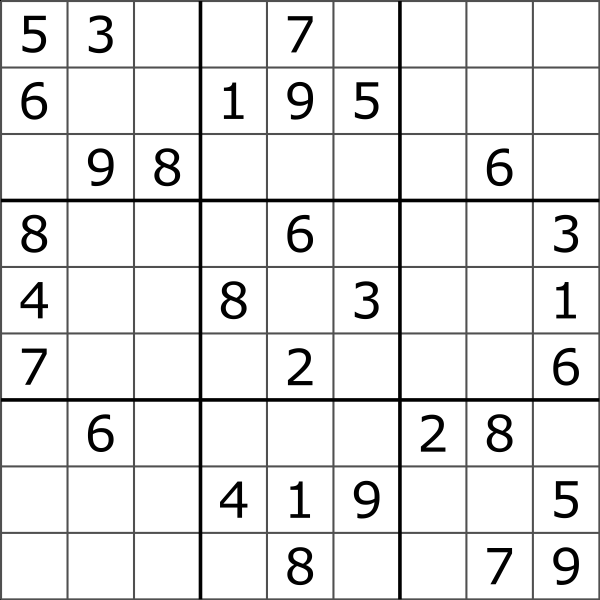
//> input picture sudoku2.png, 1200 x 1200 px (shown at 1/2 size)
$ ./sudoku   (built with g++ and OpenCV 4)
//> lines starting //> are read from the running program, lines starting //| are printed output that depends on the picture; after the words box and inside, x2 and y2 are one past the last pixel; in counts of white or black regions, pixels touching at a corner belong together
### include/griddetector.h
#include <stdio.h>
#include <vector>
//#include <iostream>
//#include <cv.h>
#include <opencv2/opencv.hpp>
#include <highgui.h>

namespace gd
{
  cv::Mat findLargestBlob(cv::Mat outerBox);
  void mergeRelatedLines(std::vector<cv::Vec2f> *lines, cv::Mat &img);

  void drawLine(cv::Vec2f line, cv::Mat &img, cv::Scalar rgb);
  cv::Mat warpImage(cv::Mat &img, std::vector<cv::Point> edgePoints, int maxLength);
  std::vector<cv::Point> findCornerPoints(cv::Mat &outerBox, std::vector<cv::Vec2f> lines);
  int findMaxLength(std::vector<cv::Point> points);
}

### include/solver.h
#include <stdio.h>
#include <vector>
#include <iostream>

namespace ss
{
  bool solve(std::vector<std::vector<int>> &puzzle);
  bool violation(std::vector<std::vector<int>>, int newValue, int i, int j);
  bool complete(std::vector<std::vector<int>> puzzle);
  void printPuzzle(std::vector<std::vector<int>> puzzle);
}

### digitrecognizer.h
#include <cv.h>
#include <highgui.h>
#include <stdio.h>
#include <opencv2/opencv.hpp>

#include <ml.h>

using namespace cv;
#define MAX_NUM_IMAGES    60000
class DigitRecognizer
{
public:
    DigitRecognizer();

    ~DigitRecognizer();

    bool train(char* trainPath, char* labelsPath);

    int classify(Mat img);

private:
    Mat preprocessImage(Mat img);

    int readFlippedInteger(FILE *fp);

private:
    ml::KNearest    *knn;
    int numRows, numCols, numImages;

};

### src/griddetector.cpp
#include "griddetector.h"

namespace gd
{

int findMaxLength(std::vector<cv::Point> points){

  cv::Point ptTopLeft = points[0];
  cv::Point ptTopRight = points[1];
  cv::Point ptBottomRight = points[2];
  cv::Point ptBottomLeft = points[3];

  int maxLength = (ptBottomLeft.x-ptBottomRight.x)*(ptBottomLeft.x-ptBottomRight.x) + (ptBottomLeft.y-ptBottomRight.y)*(ptBottomLeft.y-ptBottomRight.y);
  int temp = (ptTopRight.x-ptBottomRight.x)*(ptTopRight.x-ptBottomRight.x) + (ptTopRight.y-ptBottomRight.y)*(ptTopRight.y-ptBottomRight.y);

  if(temp>maxLength)
  {
    maxLength = temp;
  }

  temp = (ptTopRight.x-ptTopLeft.x)*(ptTopRight.x-ptTopLeft.x)+(ptTopRight.y-ptTopLeft.y)*(ptTopRight.y-ptTopLeft.y);

  if(temp>maxLength)
    {
      maxLength = temp;
    }

    temp = (ptBottomLeft.x-ptTopLeft.x)*(ptBottomLeft.x-ptTopLeft.x) + (ptBottomLeft.y-ptTopLeft.y)*(ptBottomLeft.y-ptTopLeft.y);

    if(temp>maxLength)
    {
      maxLength = temp;
    }

    maxLength = sqrt((double)maxLength);

    return maxLength;
}

/*
  findCornerPoints: finds the 4 corner points of the sudoku puzzle from the Hough transform lines

  params:
    outerBox- the image of the box outlining the sudoku grid
    lines- lines of the sudoku grid generated by the Hough transform

  return:
    points- vector of the 4 corner points
*/
std::vector<cv::Point> findCornerPoints(cv::Mat &outerBox, std::vector<cv::Vec2f> lines)
{
  cv::Vec2f topEdge = cv::Vec2f(1000,1000); double topYIntercept = 100000, topXIntercept=0;
  cv::Vec2f bottomEdge = cv::Vec2f(-1000,-1000); double bottomYIntercept = 0, bottomXIntercept=0;
  cv::Vec2f leftEdge = cv::Vec2f(1000,1000); double leftXIntercept = 100000, leftYIntercept=0;
  cv::Vec2f rightEdge = cv::Vec2f(-1000,-1000); double rightXIntercept = 0, rightYIntercept=0;


  for(int i=0; i<lines.size();i++)
  {
    cv::Vec2f current = lines[i];

    float p = current[0];
    float theta = current[1];

    //if line is merged into other line, skip
    if(p==0 && theta==-100)
    {
      continue;
    }

    double xIntercept, yIntercept;

    //calculate x and y intercepts
    xIntercept = p/cos(theta);
    yIntercept = p/(cos(theta)*sin(theta));

    if(theta>CV_PI*80/180 && theta<CV_PI*100/180)
    {
      if(p<topEdge[0])
      {
        topEdge = current;

      }

      if(p>bottomEdge[0])
      {
        bottomEdge = current;
      }
    }
    else if(theta <CV_PI*10/180 || theta>CV_PI*170/180)
    {
      if(xIntercept>rightXIntercept)
      {
        rightEdge = current;
        rightXIntercept = xIntercept;
      }
      else if(xIntercept <= leftXIntercept)
      {
        leftEdge = current;
        leftXIntercept = xIntercept;
      }
    }
  }

// [8 lines of commented-out code are left out]


  cv::Point left1, left2, right1, right2, bottom1, bottom2, top1, top2;

  int height = outerBox.size().height;
  int width = outerBox.size().width;

  if(leftEdge[1]!=0)
  {
    left1.x = 0;
    left1.y = leftEdge[0]/sin(leftEdge[1]);

    left2.x = width;
    left2.y = -left2.x/tan(leftEdge[1]) + left1.y;

  }
  else
  {
    left1.y = 0;
    left1.x = leftEdge[0]/cos(leftEdge[1]);

    left2.y = height;
    left2.x = left1.x - height*tan(leftEdge[1]);
  }

  if(rightEdge[1]!=0)
  {
    right1.x = 0;
    right1.y = rightEdge[0]/sin(rightEdge[1]);

    right2.x = width;
    right2.y = -right2.x/tan(rightEdge[1]) + right1.y;

  }
  else
  {
    right1.y = 0;
    right1.x = rightEdge[0]/cos(rightEdge[1]);

    right2.y = height;
    right2.x = right1.x - height*tan(rightEdge[1]);
  }

  bottom1.x = 0;
  bottom1.y = bottomEdge[0]/sin(bottomEdge[1]);

  bottom2.x = width;
  bottom2.y = -bottom2.x/tan(bottomEdge[1]) + bottom1.y;

  top1.x = 0;
  top1.y = topEdge[0]/sin(topEdge[1]);

  top2.x = width;
  top2.y = -top2.x/tan(topEdge[1]) + top1.y;

 // Next, we find the intersection of  these four lines

  double leftA = left2.y - left1.y;
  double leftB = left1.x - left2.x;
  double leftC = leftA*left1.x + leftB*left1.y;

  double rightA = right2.y - right1.y;
  double rightB = right1.x - right2.x;
  double rightC = rightA*right1.x +rightB*right1.y;

  double topA = top2.y - top1.y;
  double topB = top1.x - top2.x;
  double topC = topA*top1.x + topB*top1.y;

  double bottomA = bottom2.y - bottom1.y;
  double bottomB = bottom1.x - bottom2.x;
  double bottomC = bottomA*bottom1.x + bottomB*bottom1.y;

  //Intersection of top and left
  double detTopLeft = leftA*topB - leftB*topA;

  CvPoint ptTopLeft = cvPoint((topB*leftC - leftB*topC)/detTopLeft, (leftA*topC - topA*leftC)/detTopLeft);

  // Intersection of top and right
  double detTopRight = rightA*topB - rightB*topA;

  CvPoint ptTopRight = cvPoint((topB*rightC-rightB*topC)/detTopRight, (rightA*topC-topA*rightC)/detTopRight);

  // Intersection of right and bottom
  double detBottomRight = rightA*bottomB - rightB*bottomA;
  CvPoint ptBottomRight = cvPoint((bottomB*rightC-rightB*bottomC)/detBottomRight, (rightA*bottomC-bottomA*rightC)/detBottomRight);// Intersection of bottom and left

  //Intersection of left and bottom
  double detBottomLeft = leftA*bottomB-leftB*bottomA;
  CvPoint ptBottomLeft = cvPoint((bottomB*leftC-leftB*bottomC)/detBottomLeft, (leftA*bottomC-bottomA*leftC)/detBottomLeft);


  std::vector<cv::Point> points;
  points.push_back(ptTopLeft);
  points.push_back(ptTopRight);
  points.push_back(ptBottomRight);
  points.push_back(ptBottomLeft);

 return points;
}

/*
  warpImage: warps the original image to make its 4 corners the 4 corners of the new image

  params:
    img- the original image to be warped
    cornerPoints- the 4 corner points of the puzzle
    maxLength- the longest side of the puzzle
*/
  cv::Mat warpImage(cv::Mat &img, std::vector<cv::Point> cornerPoints, int maxLength)
  {
    cv::Point2f src[4], dst[4];

    src[0] = cornerPoints[0]; dst[0] = cv::Point2f(0,0);
    src[1] = cornerPoints[1]; dst[1] = cv::Point2f(maxLength-1,0);
    src[2] = cornerPoints[2]; dst[2] = cv::Point2f(maxLength-1, maxLength-1);
    src[3] = cornerPoints[3]; dst[3] = cv::Point2f(0, maxLength-1);

    cv::Mat unwarped = cv::Mat(cv::Size(maxLength, maxLength), CV_8UC1);
    cv::warpPerspective(img, unwarped, cv::getPerspectiveTransform(src, dst), cv::Size(maxLength, maxLength));

    return unwarped;
  }


  /*
    findLargestBlob: find the largest area that represents the sudoku puzzle. Do this by floodfilling any contours white and the center of the spaces as black. The final result is a 9x9 grid on a black background.

    params:
      outerBox- is the image to find the blob in

    returns:
      outerBox- the image of the 9x9 white grid on a black background
  */
  cv::Mat findLargestBlob(cv::Mat outerBox)
  {
    int count = 0;
    int max = -1;

    cv::Point maxPt;

    for(int y = 0; y<outerBox.size().height;y++)
    {
      uchar *row = outerBox.ptr(y);
      for(int x = 0; x<outerBox.size().width;x++)
      {
        if(row[x]>=128)
        {
          int area = cv::floodFill(outerBox, cv::Point(x,y), CV_RGB(0,0,64));

          if(area>max)
          {
            maxPt = cv::Point(x,y);
            max = area;
          }
        }

      }

    }

    cv::floodFill(outerBox, maxPt, CV_RGB(255, 255, 255));

    for(int y = 0; y<outerBox.size().height;y++)
    {
      uchar *row = outerBox.ptr(y);
      for(int x = 0; x<outerBox.size().width; x++)
      {
        if(row[x] ==64 && x!=maxPt.x && y!=maxPt.y)
        {
          int area = cv::floodFill(outerBox, cv::Point(x,y), CV_RGB(0,0,0));
        }
      }
    }

    return outerBox;
  }


/*
  mergeRelatedLines: The Hough transform returns a lot of possible lines.  We want to reduce the number of lines by averaging similar lines together.

  Params:
    lines- a pointer to a vector of lines the Hough tranform created
    img- the address of the image the lines come from, necessary for knowing size and width of area

  Returns:
    void, but the lines vector will now have merged lines
*/
void mergeRelatedLines(std::vector<cv::Vec2f> *lines, cv::Mat &img)
{
  std::vector<cv::Vec2f>::iterator current;

  for(current=lines->begin();current!=lines->end();current++)
  {
    //if line has already been merged, skip it
    if((*current)[0]==0 && (*current)[1]==-100) continue;

    float p1 = (*current)[0];
    float theta1 = (*current)[1];

    cv::Point pt1current, pt2current;
    if(theta1>CV_PI*45/180 && theta1<CV_PI*135/180)
    {
      pt1current.x = 0;
      pt1current.y = p1/sin(theta1);

      pt2current.x = img.size().width;
      pt2current.y = -pt2current.x/tan(theta1) + p1/sin(theta1);
    }
    else
    {
      pt1current.y = 0;
      pt1current.x = p1/cos(theta1);

      pt2current.y = img.size().height;
      pt2current.x = -pt2current.y/tan(theta1) + p1/cos(theta1);
    }

    std::vector<cv::Vec2f>::iterator pos;
    for(pos=lines->begin();pos!=lines->end();pos++)
    {
      //if they are the same line, skip it
      if(*current == *pos) continue;

      if(fabs((*pos)[0]-(*current)[0])<20 && fabs((*pos)[1]-(*current)[1])<CV_PI*10/180)
      {
        float p =(*pos)[0];
        float theta = (*pos)[1];

        cv::Point pt1, pt2;
        if((*pos)[1]>CV_PI*45/180 && (*pos)[1]<CV_PI*135/180)
        {
          pt1.x = 0;
          pt1.y = p/sin(theta);

          pt2.x = img.size().width;
          pt2.y = -pt2.x/tan(theta) + p/sin(theta);
        }
        else
        {
          pt1.y = 0;
          pt1.x = p/cos(theta);

          pt2.y = img.size().height;
          pt2.x = -pt2.y/tan(theta) + p/cos(theta);
        }

        if(((double)(pt1.x-pt1current.x)*(pt1.x-pt1current.x) + (pt1.y-pt1current.y)*(pt1.y-pt1current.y)<64*64) &&
            ((double)(pt2.x-pt2current.x)*(pt2.x-pt2current.x) + (pt2.y-pt2current.y)*(pt2.y-pt2current.y)<64*64))
        {
          //merge the two lines
          (*current)[0] = ((*current)[0]+(*pos)[0])/2;
          (*current)[1] = ((*current)[1]+(*pos)[1])/2;

          (*pos)[0] = 0;
          (*pos)[1] = -100;

        }

      }
    }
  }

}

  /*
    drawLine(Vec2f line. Mat &img, Scalar rgb)
    Draws a line onto a given image with a given color

    Params:
      line- line to be drawn given in normal form
      img- img line is being drawn on
      rgb- color of line

    Return:
      void, but draws the lines on the given image
  */
  void drawLine(cv::Vec2f line, cv::Mat &img, cv::Scalar rgb = CV_RGB(0,0,255))
  {
    //If the line is not vertical, find the slope and y intercept and drawn the line
    //If the line is vertical, draw a vertical line
    if(line[1]!=0)
    {
      float m = -1/tan(line[1]);
      float c = line[0]/sin(line[1]);

      cv::line(img, cv::Point(0,c), cv::Point(img.size().width, m*img.size().width+c), rgb);
    }
    else
    {
      cv::line(img, cv::Point(line[0], 0), cv::Point(line[0], img.size().height),rgb);
    }
  }
}

### digitrecognizer.cpp
#include "digitrecognizer.h"

DigitRecognizer::DigitRecognizer()
{
  knn = new ::ml::KNearest();

}

DigitRecognizer::~DigitRecognizer()
{
  delete knn;
}

/*
  readFlippedInteger: Reads an integer in reverse bit order

  *Intel processors read a different "endian" format from the MNIST dataset.
    This means in order to read an integer in the MNIST dataset, you must flp the order of the bits

  params:
    fp is the file with the integer to be flipped

  return:
    the integer value of the flipped bits
*/
// [15 lines left out: function readFlippedInteger, not called in this run]

/*
  train: reads in the MNIST images and labels to train the OpenCV KNN classifier

  params:
    trainPath- pointer to training data
    labelsPath- pointer to training labels

  return:
    true if trained properly, false otherwise
*/

// [61 lines left out: function train, not called in this run]

/*
  classify: Given an image, classify the image as an integer

  params;
    img- openCV matrix image to be classified

  returns:
    integer the matrix is classified as
*/

// [5 lines left out: function classify, not called in this run]

/*
  preprocessImage: using KNN on raw image doesn't provide accurate classification results
                  Instead we will center the digit to be similar to the MNIST dataset

  params:
    img- openCV matrix image to be preprocessed before being classified

  returns:
    img- openCV matrix centered ready to be classified
*/

// [90 lines left out: function preprocessImage, not called in this run]

### src/sudoku.cpp
#include <stdio.h>
#include <opencv2/opencv.hpp>
#include <highgui.h>
#include <vector>

#include "digitrecognizer.h"
#include "solver.h"
#include "griddetector.h"

using namespace cv;
using namespace std;

int main()
{

	//read in the sudoku image
	Mat original = imread("../sudoku2.png", 0);
//> original is the input picture: 1200 rows x 1200 cols, CV_8UC1; min 0, max 255, mean 231.9

	//create an outer box container the same size as the sudoku image
	Mat outerBox = Mat(original.size(), CV_8UC1);
	Mat blurred = Mat(original.size(), CV_8UC1);

	//return error if sudoku image not found
	if (!original.data)
	{
		printf("No image data \n");
		return -1;
	}
 	namedWindow("Display window", WINDOW_AUTOSIZE);
  imshow("Display window", original);
	waitKey(0);


	//PREPROCESSING//////////////////////////////////////////
	//Gaussian blur to smooth the image to make grid line extraction easier
	GaussianBlur(original, blurred, Size(11,11), 0);
 	namedWindow("Display window", WINDOW_AUTOSIZE);
  imshow("Display window", blurred);
	waitKey(0);


	//Adaptive threshold used to achieve more accurate threshold by setting threshold as mean level in 5x5 pixel window
	adaptiveThreshold(blurred, outerBox, 255, ADAPTIVE_THRESH_MEAN_C, THRESH_BINARY, 5, 2);
//> outerBox: 1200 rows x 1200 cols, CV_8UC1; 89.4% white; 31 black regions, largest, box (x1, y1, x2, y2) and area: (0, 0, 1200, 1200) 109533, (309, 297, 360, 372) 1740, (43, 430, 94, 505) 1739

	//invert the threshold image to set areas of interest to white
	bitwise_not(outerBox, outerBox);
 	namedWindow("Display window", WINDOW_AUTOSIZE);
  imshow("Display window", outerBox);
	waitKey(0);


	//Dilate the image to smooth any discontinuities on lines caused by thresholding operation
	Mat kernel = (Mat_<uchar>(3,3) <<0,1,0,1,1,1,0,1,0);
	dilate(outerBox, outerBox, kernel);
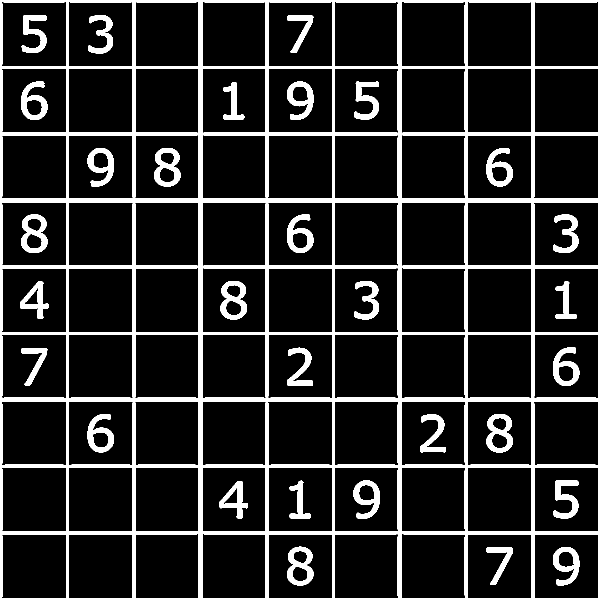
//> outerBox: 1200 rows x 1200 cols, CV_8UC1 (shown at 1/2 size); 14.1% white; 31 white regions, largest, box (x1, y1, x2, y2) and area: (0, 0, 1200, 1200) 150845, (42, 429, 95, 506) 2120, (308, 296, 361, 373) 2119

  //Find the largest object in the image
  outerBox = gd::findLargestBlob(outerBox);
//> after the loop in findLargestBlob, `for(int y = 0; y<outerBox.size().height;y++)`:
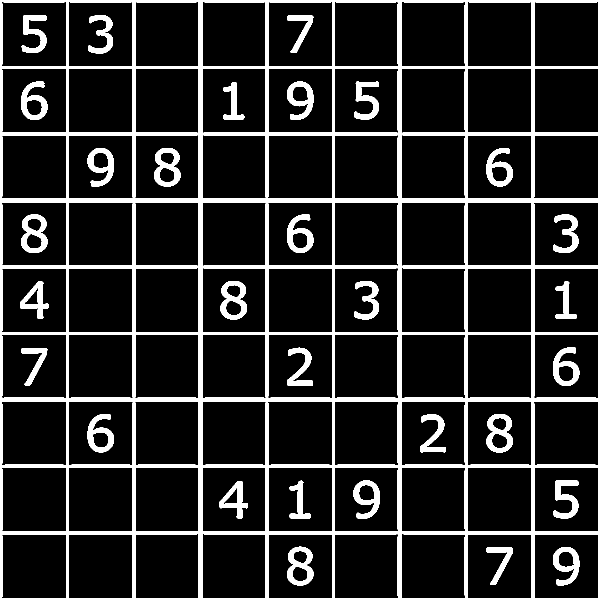
//> outerBox: 1200 rows x 1200 cols, CV_8UC1 (shown at 1/2 size); values 0 (black) and 64 (white), 14.1% white; 31 white regions, largest, box (x1, y1, x2, y2) and area: (0, 0, 1200, 1200) 150845, (42, 429, 95, 506) 2120, (308, 296, 361, 373) 2119
//> after the loop in findLargestBlob, `for(int y = 0; y<outerBox.size().height;y++)`: max = 150845
//> after the loop in findLargestBlob, `for(int y = 0; y<outerBox.size().height;y++)`:
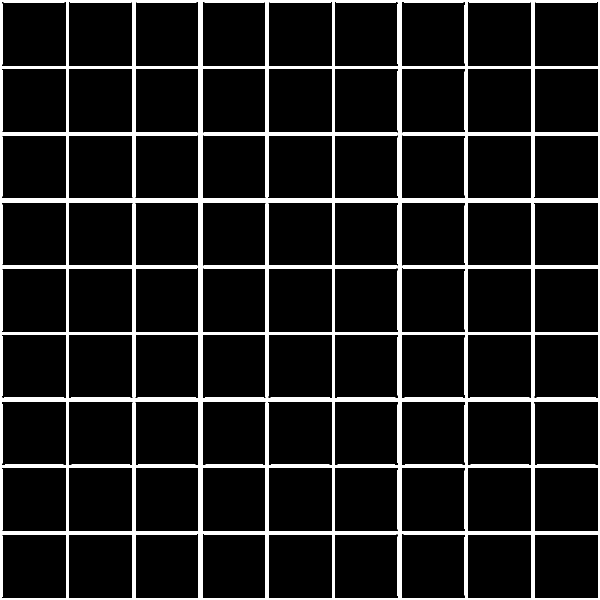
//> outerBox: 1200 rows x 1200 cols, CV_8UC1 (shown at 1/2 size); 10.5% white; 1 white region, box (x1, y1, x2, y2) and area: (0, 0, 1200, 1200) 150845

  //Erode the image to counter the previous dilate operation
	erode(outerBox, outerBox, kernel);
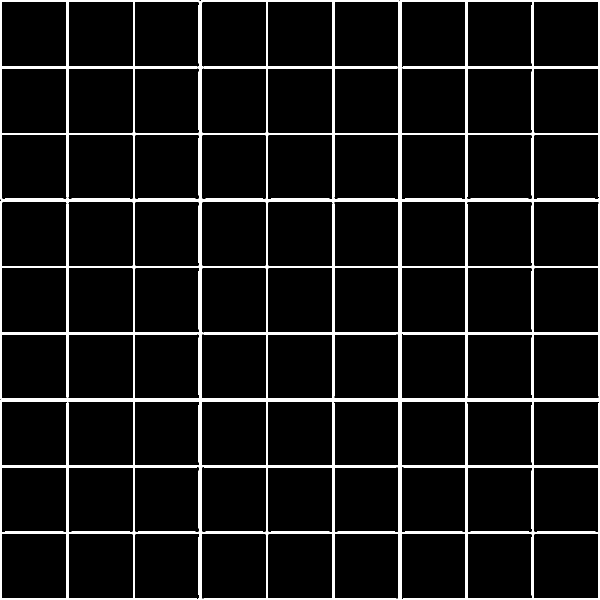
//> outerBox: 1200 rows x 1200 cols, CV_8UC1 (shown at 1/2 size); 7.6% white; 1 white region, box (x1, y1, x2, y2) and area: (0, 0, 1200, 1200) 109769
	namedWindow("Display window", WINDOW_AUTOSIZE);
  imshow("Display window", outerBox);
	waitKey(0);

////////////////////////////////////////////////////////////////////////////


	//DETECTING LINES//////////////////////////////////////////////////////////

	std::vector<Vec2f> lines;

	//generate lines based off pixels
	HoughLines(outerBox, lines, 1, CV_PI/180, 200);
//> lines = 331 lines (rho, theta), first 12: [2, 0], [134, 0], [267, 0], [403, 0], [533, 0], [666, 0], [797, 0], [801, 0], [931, 0], [1064, 0], [1198, 0], [2, 1.57]

	//merge similar lines together
	gd::mergeRelatedLines(&lines, blurred);
//> the loop in mergeRelatedLines, `for(current=lines->begin();current!=lines->end();current++)` made 331 passes
//> lines = 331 items, first 12: [2, 0], [134, 0], [267, 0], [400.5, 0], [533, 0], [666, 0], [799, 0], [0, -100], [931, 0], [1064, 0], [1198, 0], [-9.24, 1.58]

	for(int i=0; i<lines.size(); i++)
	{
		gd::drawLine(lines[i], outerBox, CV_RGB(0,0,128));
	}
//> this loop made 331 passes
//> (m in drawLine, c in drawLine) on passes 8, 12, 13: (-1.7, 0), (0.00577, -9.24), (-1.7, 0)
//> pass 3, `gd::drawLine(lines[i], outerBox, CV_RGB(0,0,128));`:
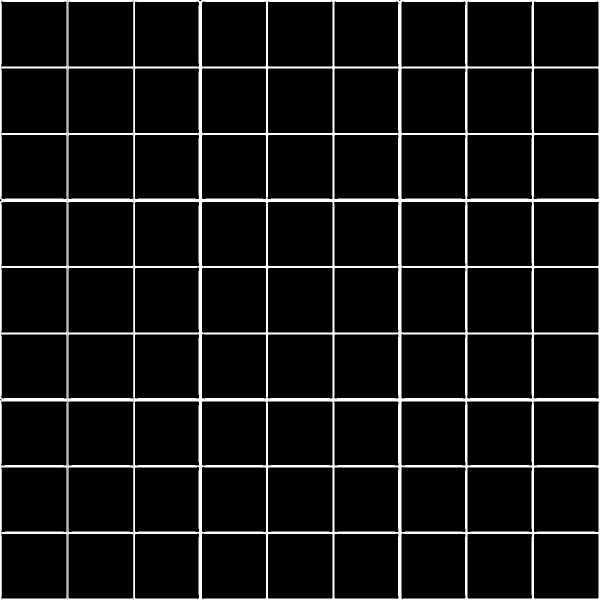
//> outerBox: 1200 rows x 1200 cols, CV_8UC1 (shown at 1/2 size); min 0, max 255, mean 19.1
//> after the loop:
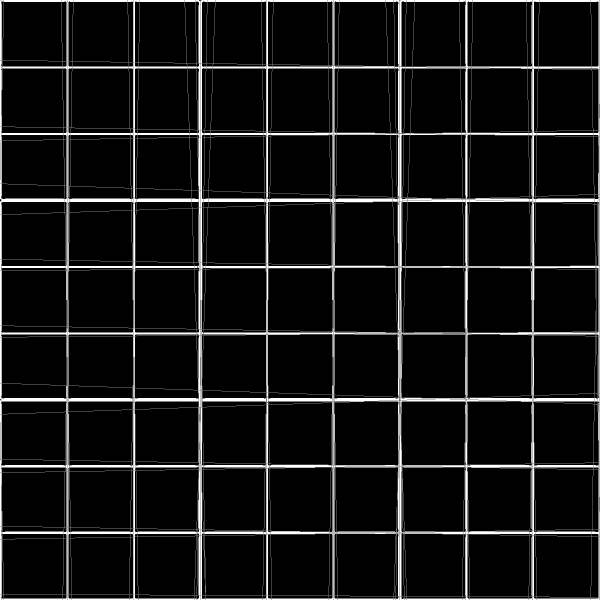
//> outerBox: 1200 rows x 1200 cols, CV_8UC1 (shown at 1/2 size); 3.6% of pixels changed, all inside (x1, y1, x2, y2) = (0, 0, 1200, 1200)

  vector<Point> cornerPoints = gd::findCornerPoints(outerBox, lines);
//> the loop in findCornerPoints, `for(int i=0; i<lines.size();i++)` made 331 passes
//> (p, theta, xIntercept, yIntercept, rightXIntercept) on passes 1, 2, 3, 4, 5, 6, 7, 9: (2, 0, 2, inf, 2), (134, 0, 134, inf, 134), (267, 0, 267, inf, 267), (400.5, 0, 400.5, inf, 400.5), (533, 0, 533, inf, 533), (666, 0, 666, inf, 666), (799, 0, 799, inf, 799), (931, 0, 931, inf, 931)

  int maxLength = gd::findMaxLength(cornerPoints);
  Mat undistorted = Mat(Size(maxLength, maxLength), CV_8UC1);
//> undistorted: 1216 rows x 1216 cols, CV_8UC1; every value is 0


  undistorted = gd::warpImage(original, cornerPoints, maxLength);

  Mat undistortedThreshed = undistorted.clone();
  adaptiveThreshold(undistorted, undistortedThreshed, 255, CV_ADAPTIVE_THRESH_GAUSSIAN_C, CV_THRESH_BINARY_INV, 101, 1);
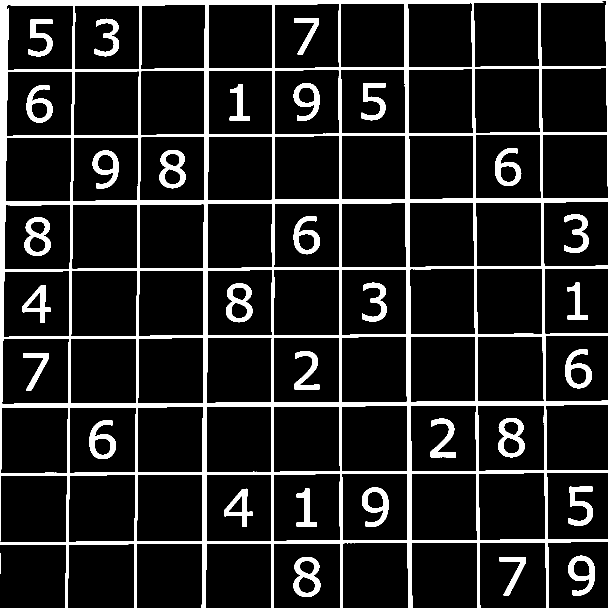
//> undistortedThreshed: 1216 rows x 1216 cols, CV_8UC1 (shown at 1/2 size); 12.4% white; 32 white regions, largest, box (x1, y1, x2, y2) and area: (0, 0, 1216, 1216) 133877, (587, 1114, 641, 1194) 2100, (996, 836, 1050, 915) 2040

  namedWindow("Display window", WINDOW_AUTOSIZE);
  imshow("Display window", undistortedThreshed);
	waitKey(0);

////////////////////////////////////////////////////////////////////////////////


  //CLASSIFY DIGITS/////////////////////////////////////////////////////////////

  //initialize and train digit recognizer
//> (the run ends here: the program needs code that is not available in this run, at `knn = new ::ml::KNearest();`)
